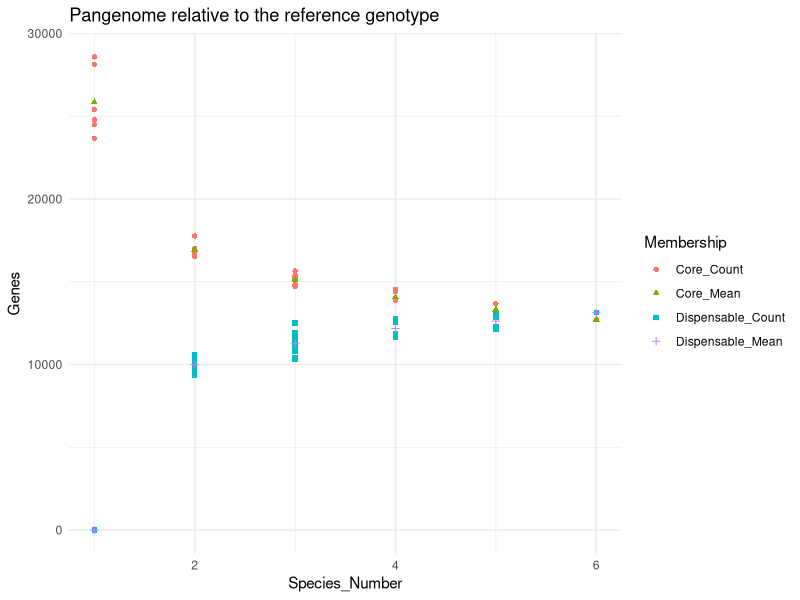

Generate this figure with R: (Note: this script raises an error after producing the figure.)
## ---- chunk 1
#hmmm line graph with error bars
#thinking two column data frame, separate data frames for core and dispensable
library(tidyverse)
library(ggplot2)

#a = 28588
#b = 24491
#c = 25411
#d = 28131
#e = 23665
#f = 24779
gene_counts = c(28588,24491,25411,28131,23665,24779)
spec_combs = list(c(1),c(2),c(3),c(4),c(5),c(6),
                  
                  c(1,2),c(1,3),c(1,4),c(1,5),c(1,6),
                  
                  c(1,2,3),c(1,2,4),c(1,2,5),c(1,2,6),
                  c(1,3,4),c(1,3,5),c(1,3,6),c(1,4,5),c(1,4,6),c(1,5,6),
                  
                  c(1,2,3,4),c(1,2,3,5),c(1,2,3,6),c(1,2,4,5),
                  c(1,3,4,5),c(1,3,4,6),c(1,4,5,6),
                  
                  c(1,2,3,4,5),c(1,2,3,4,6),c(1,2,3,5,6),c(1,2,4,5,6),c(1,3,4,5,6),
                  
                  c(1:6))
total_gene_counts = c()
for (combo in spec_combs) {
  total_gene_counts = c(total_gene_counts,mean(gene_counts[combo]))
}
#total gene count = average of non-reference gene count
#actually... can make this a function
#hmm need to write which subsets though

#values were obtained with syntenic approach, all possible comparisons of n genomes
#that must include F. vesca in the comparison
#Therefore cannot identify dispensable genes that are shared in non-ref species,
#but absent in F. vesca, therefore dispensable gene counts are just complements of 
#species gene counts

pangene_df = data.frame(Total_Gene_Count = total_gene_counts,
                     
                      Core_Count = c(28588,24491,25411,28131,23665,24779,
                                     
                                     16511,16612,17766,16793,17013,
                                     
                                     14707,15370,15189,15142,14860,
                                     14748,14832,15647,15267,15343,
                                     
                                     13877,13865,13941,14406,13875,13941,14549,
                                     
                                     13220,13222,13255,13669,13286,
                                     
                                     12706),
                      Species_Number = c(rep(1,6),
                                         rep(2,5),
                                         rep(3,10),
                                         rep(4,7),
                                         rep(5,5),
                                         rep(6,1)))

pangene_df = pangene_df %>% 
  mutate(Dispensable_Count = Total_Gene_Count - Core_Count) %>% 
  mutate(Core_per = Core_Count / Total_Gene_Count) %>% 
  mutate(Dispensable_per = Dispensable_Count / Total_Gene_Count)

#combine to get:
#one line for each species number
#mean, stddev for core / dispensable
pangene_plot_df = pangene_df %>% 
 group_by(Species_Number) %>% 
 summarize(Core_Mean=mean(Core_Count),
 Core_Stdev=sd(Core_Count),
 Dispensable_Mean = mean (Dispensable_Count),
 Dispensable_Stdev = sd(Dispensable_Count))

pangene_plot_df[is.na(pangene_plot_df)] <- 0

#Stack core and dispensable counts into a single column with tag column for core/disp
pangene_tag_membership_df = pangene_df %>% 
  gather(key = "Membership", value = "Genes", Core_Count, Dispensable_Count)
#manually add mean values so they have a separate color/shape
pangene_means = data.frame(Total_Gene_Count = rep(0,6),
                           Species_Number = c(1:6,1:6),
                           Core_per = rep(0,12),
                           Dispensable_per = rep(0,12),
                           Membership = c(rep("Core_Mean",6), rep("Dispensable_Mean", 6)),
                           Genes = c(pangene_plot_df$Core_Mean,
                                     pangene_plot_df$Dispensable_Mean))
pangene_tag_membership_df = rbind(pangene_tag_membership_df, pangene_means)

#only problem is adding the trendline now...

membership_plot = pangene_tag_membership_df %>% 
  ggplot(aes(x = Species_Number, y = Genes, color = Membership)) +
  geom_point(aes(shape=Membership, color=Membership)) +
  theme_minimal() +
  ggtitle("Pangenome relative to the reference genotype")
membership_plot

# #
# pdf(file = "core_subsampling_11_18_20.pdf", width = 8.5, height = 11)
#   plot(core_plot)
#   dev.off()
# #
# dispensable_plot = pangene_plot_df %>% 
#   ggplot(aes(x = Species_Number, y = Dispensable_Mean)) +
#   geom_line() +
#   xlim(1,6) +
#   ylim(0,15000) +
#   geom_point() +
#   geom_errorbar(aes(ymin = Dispensable_Mean-Dispensable_Stdev,
#                     ymax=Dispensable_Mean+Dispensable_Stdev),
#                 position=position_dodge(0.05),
#                 width = 0.1) +
#   theme_minimal() +
#   ggtitle(label = "Dispensable genome average across multiple comparisons")
# dispensable_plot
# #
# pdf(file = "disp_subsampling_11_18_20.pdf", width = 8.5, height = 11)
#   plot(dispensable_plot)
#   dev.off()
# 
# #
# 
# #grid on same plot
# library(grid)
# grid.newpage()
# grid.draw(rbind(ggplotGrob(core_plot), ggplotGrob(dispensable_plot), size = "last"))
# 
# pdf(file = "cor_disp_subsampling.pdf", width = 8.5, height = 11)
#   grid.draw(rbind(ggplotGrob(core_plot), ggplotGrob(dispensable_plot), size = "last"))
#   dev.off()

## ---- chunk 2
#idea is geom_point, different point types if core or dispensable gene counts..

#need to edit pangene_df a little
pangene_point_df

#Stack core and dispensable counts into a single column with tag column for core/disp
pangene_tag_membership_df = pangene_df %>% 
  gather(key = "Membership", value = "Genes", Core_Count, Dispensable_Count)
#manually add mean values so they have a separate color/shape
pangene_means = data.frame(Total_Gene_Count = rep(0,6),
                           Species_Number = c(1:6,1:6),
                           Core_per = rep(0,12),
                           Dispensable_per = rep(0,12),
                           Membership = c(rep("Core_Mean",6), rep("Dispensable_Mean", 6)),
                           Genes = c(pangene_plot_df$Core_Mean,
                                     pangene_plot_df$Dispensable_Mean))
pangene_tag_membership_df = rbind(pangene_tag_membership_df, pangene_means)

#only problem is adding the trendline now...
membership_plot = pangene_tag_membership_df[] %>% 
  ggplot(aes(x = Species_Number, y = Genes, color = Membership)) +
  geom_point(aes(shape=Membership, color=Membership)) +
  theme_minimal() +
  ggtitle("Pangenome relative to the reference genotype") +
  #geom_smooth(aes(group = Membership), formula = 'y~x', se = FALSE) +
  stat_function(fun=function(x){37714.175*2.71828^(x*-1.099) + 13193.604})  
  
  # stat_smooth(data = pangene_tag_membership_df[which(pangene_tag_membership_df$Membership == "Dispensable_Mean"),],
  #             method = "nls",
  #             formula = y ~ a*x^b,
  #             method.args = list(start = list(a = 13000, b = 1)),
  #             se = FALSE)
membership_plot

#obtaining the parameters of curves:
#Thank you stack overflow:
#https://stats.stackexchange.com/questions/160552/why-is-nls-giving-me-singular-gradient-matrix-at-initial-parameter-estimates
#Plotting
#https://stackoverflow.com/questions/5177846/plot-a-function-with-ggplot-equivalent-of-curve

#I know from B oleracea pangenome paper, these two models were used to fit
#the core/pangenome estimates respectively:
#y=A(e^(Bx))+C and y=A(x^B)+C
#But how to estimate the parameters A, B, and C???? (e is mathematical constant)
#Stack overflow tells me to pick a reasonable estimate of C as 0.5 * min(Y) (Genes in our case)
#Them take the natural log of both sides and fit a linear model
#Then use those parameters of slope and intercept of linear model to fit nonlinear model
#to obtain final estimates of A, B, and C
#Then we can plot with ggplot

#Use Core_Means to fit linear model
core_mean_estimates = pangene_tag_membership_df[which(pangene_tag_membership_df$Membership == "Core_Mean"),]
c = 0.5 * min(core_mean_estimates$Genes)
linear_model = lm(log(Genes - c) ~ Species_Number, data = core_mean_estimates)
start = list(a=exp(coef(linear_model)[1]), b=coef(linear_model)[2], c=c)
core_model_fit = nls(Genes ~ a * exp(b * Species_Number) + c, 
                     data = core_mean_estimates, start = start)
#sanity check to see if curve fits well
plot(core_mean_estimates[,c(2,6)])
p = coef(core_model_fit)
curve(p["a"] * exp(p["b"] * x) + p["c"], lwd=2, col="Red", add=TRUE)
#Nice! use these values in stat_fun

#Use Dispensable_Mean, ok for this one I just messed around with reasonable estimates for
#a / b based on transforming base model y = a * x^b to about fit what we observe
disp_mean_estimates = pangene_tag_membership_df[which(pangene_tag_membership_df$Membership == "Dispensable_Mean"),]
disp_nl_model = nls(Genes ~ a * Species_Number^b, data = disp_mean_estimates,
                    start = list(a = 13000, b = 0.01))
#check how it does
plot(disp_mean_estimates[,c(2,6)])
p = coef(disp_nl_model)
curve(10035.2798 * (x - 1)^0.1685, lwd=2, col="Red", add=TRUE)
#not very good, try getting value of c
disp_nl_model = nls(Genes ~ a * (Species_Number + c)^b, data = disp_mean_estimates,
                    start = list(a = 10000, b = 0.15, c = -1))
#Yupp.. think this situation is explicitly different than modeling pangenome size
#requires horizontal transformation (c = -1) and slightly different model
#to be honest, I don't know what this all means but I got the curve to look nice
plot(disp_mean_estimates[,c(2,6)])
p = coef(disp_nl_model)
curve(p["a"] * (x + p["c"])^p["b"], lwd=2, col="Red", add=TRUE)

disp_p = coef(disp_nl_model)
core_p = coef(core_model_fit)

#plotsies!!
membership_plot = pangene_tag_membership_df %>% 
  ggplot(aes(x = Species_Number, y = Genes, color = Membership)) +
  geom_point(aes(shape=Membership, color=Membership)) +
  scale_color_manual(breaks = c("Core_Count", "Dispensable_Count"),
                     labels = c("Core", "Dispensable"),
                     values = c("dodgerblue3","red","lightblue3","red")) +
  scale_shape_manual(breaks = c("Core_Count", "Dispensable_Count"),
                     labels = c("Core", "Dispensable"),
                     values = c(15, 15, 17, 17)) + 
  theme_minimal() +
  ggtitle("Pangenome relative to the reference genotype") +
  stat_function(fun=function(x){core_p["a"]*2.71828^(x*core_p["b"]) + core_p["c"]}, color="black") +
  stat_function(fun=function(x){disp_p["a"]*(x + disp_p["c"])^disp_p["b"]}, color="black") +
  xlab("Number of genomes") +
  ylab("Number of genes") +
  theme(legend.position = c(0.8,0.8),
        legend.title = element_blank())
  
membership_plot

height = 4
width = 5
wkdir=""
pdf(file = "/wkdir/pangenome_subsampling_21_01_04.pdf", height = height, width = width)
  membership_plot
  dev.off()
png(file = "/wkdir/pangenome_subsampling_21_01_04.png", height = height, width = width, res = 300, units = "in")
  membership_plot
  dev.off()

